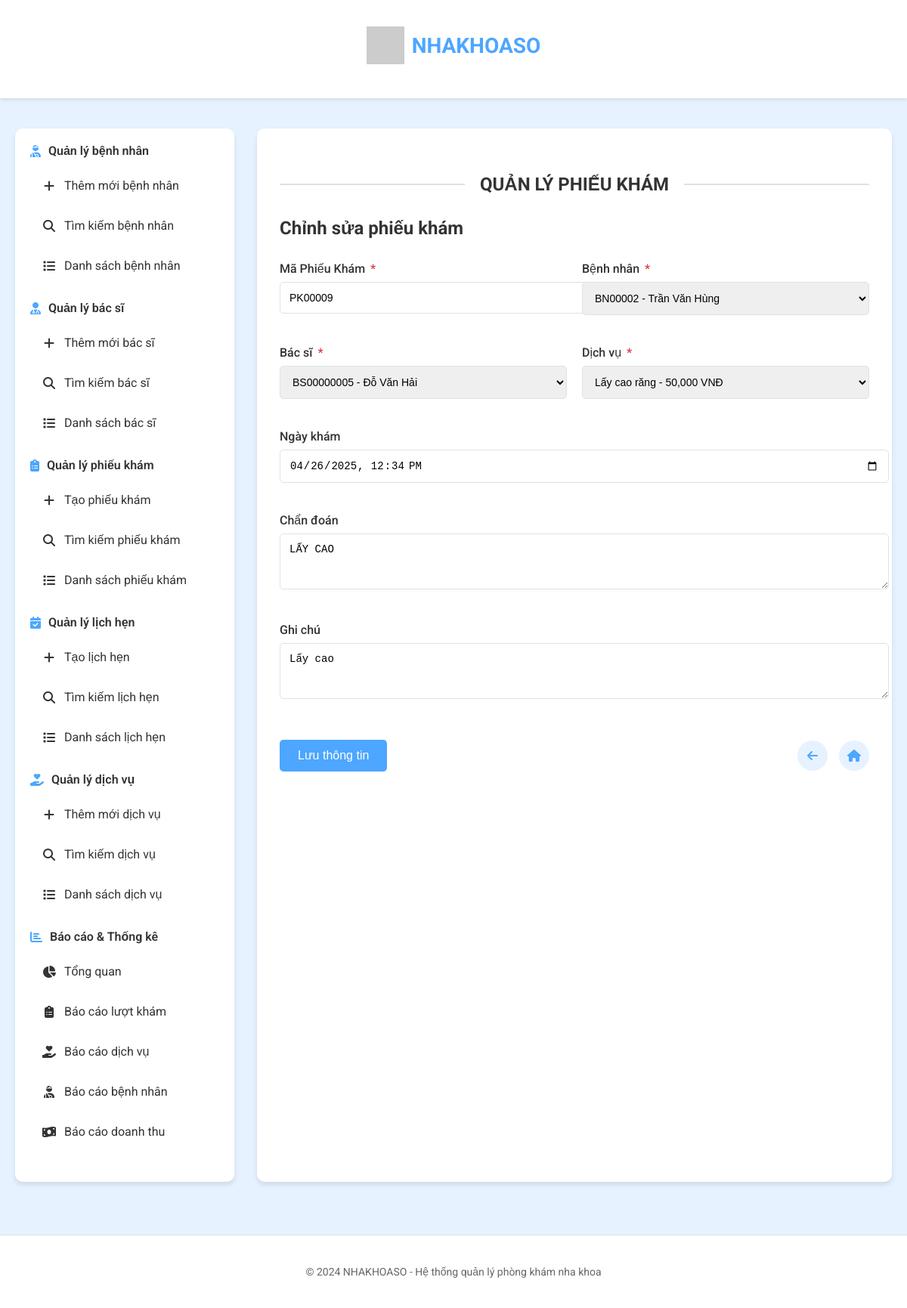
The app's page /phieu-kham/chinh-sua/PK00009 with its own data.
### tables this page shows
CREATE TABLE PHIEUKHAM (
    MaPK CHAR(10) NOT NULL PRIMARY KEY, -- Mã phiếu khám
    MaBN CHAR(7) NOT NULL, -- Mã bệnh nhân
    MaBS CHAR(10) NOT NULL, -- Mã bác sĩ
    MaDV CHAR(10) NOT NULL, -- Mã dịch vụ
    NgayKham DATETIME NULL, -- Ngày khám
    ChanDoan VARCHAR(255) NULL, -- Chẩn đoán
    GhiChu VARCHAR(255) NULL, -- Ghi chú
    FOREIGN KEY (MaBN) REFERENCES BENHNHAN(MaBN),
    FOREIGN KEY (MaBS) REFERENCES BACSI(MaBS),
    FOREIGN KEY (MaDV) REFERENCES DICHVU(MaDV)
);

CREATE TABLE BENHNHAN (
    MaBN CHAR(7) NOT NULL PRIMARY KEY, -- Mã bệnh nhân
    HoTen VARCHAR(100) NOT NULL, -- Họ tên bệnh nhân
    NgaySinh DATE NULL, -- Ngày sinh
    GioiTinh CHAR(10) NULL, -- Giới tính
    Sdt CHAR(10) NOT NULL -- Số điện thoại
);

CREATE TABLE BACSI (
    MaBS CHAR(10) NOT NULL PRIMARY KEY, -- Mã bác sĩ
    HoTen VARCHAR(100) NOT NULL, -- Họ tên bác sĩ
    Sdt CHAR(10) NOT NULL -- Số điện thoại
);

CREATE TABLE DICHVU (
    MaDV CHAR(10) NOT NULL PRIMARY KEY, -- Mã dịch vụ
    TenDV VARCHAR(100) NOT NULL, -- Tên dịch vụ
    Gia DECIMAL(18,2) NULL -- Giá
);

### app.py (the view, shortened to what this page needs)
@app.route('/phieu-kham/chinh-sua/<ma_pk>', methods=['GET', 'POST'])
def chinh_sua_phieu_kham(ma_pk):
    pk = get_phieu_kham_by_id(ma_pk)
    if not pk:
        flash('Không tìm thấy phiếu khám', 'error')
        return redirect(url_for('phieu_kham_list'))
    benh_nhan_list = benh_nhan.get_all_benh_nhan()
    bac_si_list = get_all_bac_si()
    from database.db import execute_query
    dich_vu_list = execute_query("SELECT * FROM DICHVU", fetch=True)
    return render_template('chinh_sua_phieu_kham.html',
                          phieu_kham=pk,
                          benh_nhan_list=benh_nhan_list,
                          bac_si_list=bac_si_list,
                          dich_vu_list=dich_vu_list)

### database/bac_si.py (called while the page is built)
def get_all_bac_si():
    try:
        query = "SELECT * FROM BACSI ORDER BY MaBS"
        result = execute_query(query, fetch=True)
        return result if result else []
    except Exception as e:
        print(f"Lỗi khi lấy danh sách bác sĩ: {e}")
        raise Exception(f"Không thể lấy danh sách bác sĩ: {str(e)}")

### database/benh_nhan.py (called while the page is built)
def get_all_benh_nhan():
    query = "SELECT * FROM BENHNHAN ORDER BY MaBN"
    return execute_query(query, fetch=True)

### database/db.py (called while the page is built)
def dict_factory(cursor, row):
    d = {}
    for idx, col in enumerate(cursor.description):
        value = row[idx]
        if isinstance(value, str) and len(value) == 10 and value[4] == "-" and value[7] == "-":
            try:
                value = datetime.datetime.strptime(value, "%Y-%m-%d")
            except ValueError:
                pass
        d[col[0]] = value
    return d

def get_connection():
    try:
        if not os.path.exists(DB_PATH):
            raise Exception(f"File cơ sở dữ liệu không tồn tại: {DB_PATH}")
        connection = sqlite3.connect(DB_PATH)
        connection.row_factory = dict_factory
        return connection
    except sqlite3.Error as e:
        error_msg = f"Lỗi khi kết nối đến SQLite: {e}"
        print(error_msg)
        raise Exception(error_msg)
    except Exception as e:
        error_msg = f"Lỗi: {e}"
        print(error_msg)
        raise Exception(error_msg)

def execute_query(query, params=None, fetch=False):
    query = query.replace("%s", "?")
    connection = get_connection()
    result = None
    if not connection:
        raise Exception("Không thể kết nối đến cơ sở dữ liệu")
    try:
        cursor = connection.cursor()
        if params:
            cursor.execute(query, params)
        else:
            cursor.execute(query)
        if fetch:
            result = cursor.fetchall()
        else:
            connection.commit()
            result = cursor.lastrowid
        cursor.close()
    except sqlite3.Error as e:
        error_msg = f"Lỗi khi thực thi truy vấn: {e}"
        print(error_msg)
        raise Exception(error_msg)
    finally:
        connection.close()
    return result

### templates/chinh_sua_phieu_kham.html (shortened to what this page needs)
{% extends 'layout.html' %}
{% block content %}
<div class="section-title">
    <h2>QUẢN LÝ PHIẾU KHÁM</h2>
</div>
<div class="content-header">
            <h2>Chỉnh sửa phiếu khám</h2></div>
        <form action="{{ url_for('chinh_sua_phieu_kham', ma_pk=phieu_kham.MaPK) }}" method="POST"><div class="form-grid"><div class="form-group">
                    <label for="ma_phieu_kham">Mã Phiếu Khám <span class="required">*</span></label>
                    <input type="text" id="ma_phieu_kham" name="ma_phieu_kham" class="form-control" value="{{ phieu_kham.MaPK }}" required readonly></div><div class="form-group">
                    <label for="ma_benh_nhan">Bệnh nhân <span class="required">*</span></label>
                    <select id="ma_benh_nhan" name="ma_benh_nhan" class="form-control" required>
                        {% for bn in benh_nhan_list %}
                            <option value="{{ bn.MaBN }}" {% if bn.MaBN == phieu_kham.MaBN %}selected{% endif %}>{{ bn.MaBN }} - {{ bn.HoTen }}</option>
                        {% endfor %}
                    </select></div><div class="form-group">
                    <label for="ma_bac_si">Bác sĩ <span class="required">*</span></label>
                    <select id="ma_bac_si" name="ma_bac_si" class="form-control" required>
                        {% for bs in bac_si_list %}
                            <option value="{{ bs.MaBS }}" {% if bs.MaBS == phieu_kham.MaBS %}selected{% endif %}>{{ bs.MaBS }} - {{ bs.HoTen }}</option>
                        {% endfor %}
                    </select></div><div class="form-group">
                    <label for="ma_dich_vu">Dịch vụ <span class="required">*</span></label>
                    <select id="ma_dich_vu" name="ma_dich_vu" class="form-control" required>
                        {% for dv in dich_vu_list %}
                            <option value="{{ dv.MaDV }}" {% if dv.MaDV == phieu_kham.MaDV %}selected{% endif %}>{{ dv.TenDV }} - {{ "{:,.0f}".format(dv.Gia) }} VNĐ</option>
                        {% endfor %}
                    </select></div><div class="form-group">
                    <label for="ngay_kham">Ngày khám</label>
                    <input type="datetime-local" id="ngay_kham" name="ngay_kham" class="form-control" value="{{ phieu_kham.NgayKham }}"></div><div class="form-group">
                    <label for="chan_doan">Chẩn đoán</label>
                    <textarea id="chan_doan" name="chan_doan" class="form-control" rows="3">{{ phieu_kham.ChanDoan }}</textarea></div><div class="form-group">
                    <label for="ghi_chu">Ghi chú</label>
                    <textarea id="ghi_chu" name="ghi_chu" class="form-control" rows="3">{{ phieu_kham.GhiChu }}</textarea></div></div><div class="form-actions">
                <button type="submit" class="btn-save">Lưu thông tin</button><div class="action-icons">
                    <a href="{{ url_for('chi_tiet_phieu_kham', ma_pk=phieu_kham.MaPK) }}" class="action-icon" title="Quay lại">
                        <i class="fas fa-arrow-left"></i>
                    </a>
                    <a href="{{ url_for('index') }}" class="action-icon" title="Về trang chủ">
                        <i class="fas fa-home"></i>
                    </a></div></div>
        </form>
{% endblock %}

### static/style.css (style rules this page uses)
:root { --primary-color: #4da6ff; --secondary-color: #e6f2ff; --text-color: #333; --light-color: #f8f9fa; --border-color: #dee2e6; --hover-color: #3a8ad6; --success-color: #28a745; --danger-color: #dc3545; --warning-color: #ffc107; --info-color: #17a2b8; }
body { font-family: 'Roboto', sans-serif; margin: 0; padding: 0; background-color: var(--secondary-color); color: var(--text-color); }
.section-title { text-align: center; margin: 30px 0; position: relative; display: flex; align-items: center; justify-content: center; }
.section-title h2 { margin: 0; padding: 0 20px; font-size: 24px; font-weight: 700; color: var(--text-color); }
.section-title::before, .section-title::after { content: ""; flex: 1; height: 2px; background-color: var(--border-color); }
.content-header { margin-bottom: 30px; }
.content-header h2 { font-size: 24px; color: var(--text-color); margin: 0 0 10px 0; }
.form-grid { display: grid; grid-template-columns: repeat(2, 1fr); gap: 20px; }
.form-group { margin-bottom: 20px; }
.form-group label { display: block; margin-bottom: 8px; font-weight: 500; color: var(--text-color); }
.form-group label .required { color: var(--danger-color); margin-left: 3px; }
.form-control { width: 100%; padding: 12px; border: 1px solid var(--border-color); border-radius: 5px; font-size: 14px; transition: border-color 0.3s; }
.form-actions { display: flex; justify-content: space-between; align-items: center; margin-top: 30px; }
.btn-save { padding: 12px 24px; background-color: var(--primary-color); color: white; border: none; border-radius: 5px; font-size: 16px; font-weight: 500; cursor: pointer; transition: background-color 0.3s; }
.action-icons { display: flex; gap: 15px; }
.action-icon { width: 40px; height: 40px; border-radius: 50%; background-color: var(--secondary-color); display: flex; align-items: center; justify-content: center; color: var(--primary-color); text-decoration: none; transition: background-color 0.3s; }

### templates/chinh_sua_phieu_kham.html (style rules this page uses)
.form-grid { display: grid; grid-template-columns: repeat(2, 1fr); gap: 20px; }
.form-group:nth-child(5), .form-group:nth-child(6), .form-group:nth-child(7) { grid-column: span 2; }

### records on screen
PHIEUKHAM: ma_phieu_kham "PK00009", ma_benh_nhan "BN00002 - Trần Văn Hùng", ma_bac_si "BS00000005 - Đỗ Văn Hải", ma_dich_vu "Lấy cao răng - 50,000 VNĐ", ngay_kham "04/26/2025 12:34", chan_doan "LẤY CAO", ghi_chu "Lấy cao"
